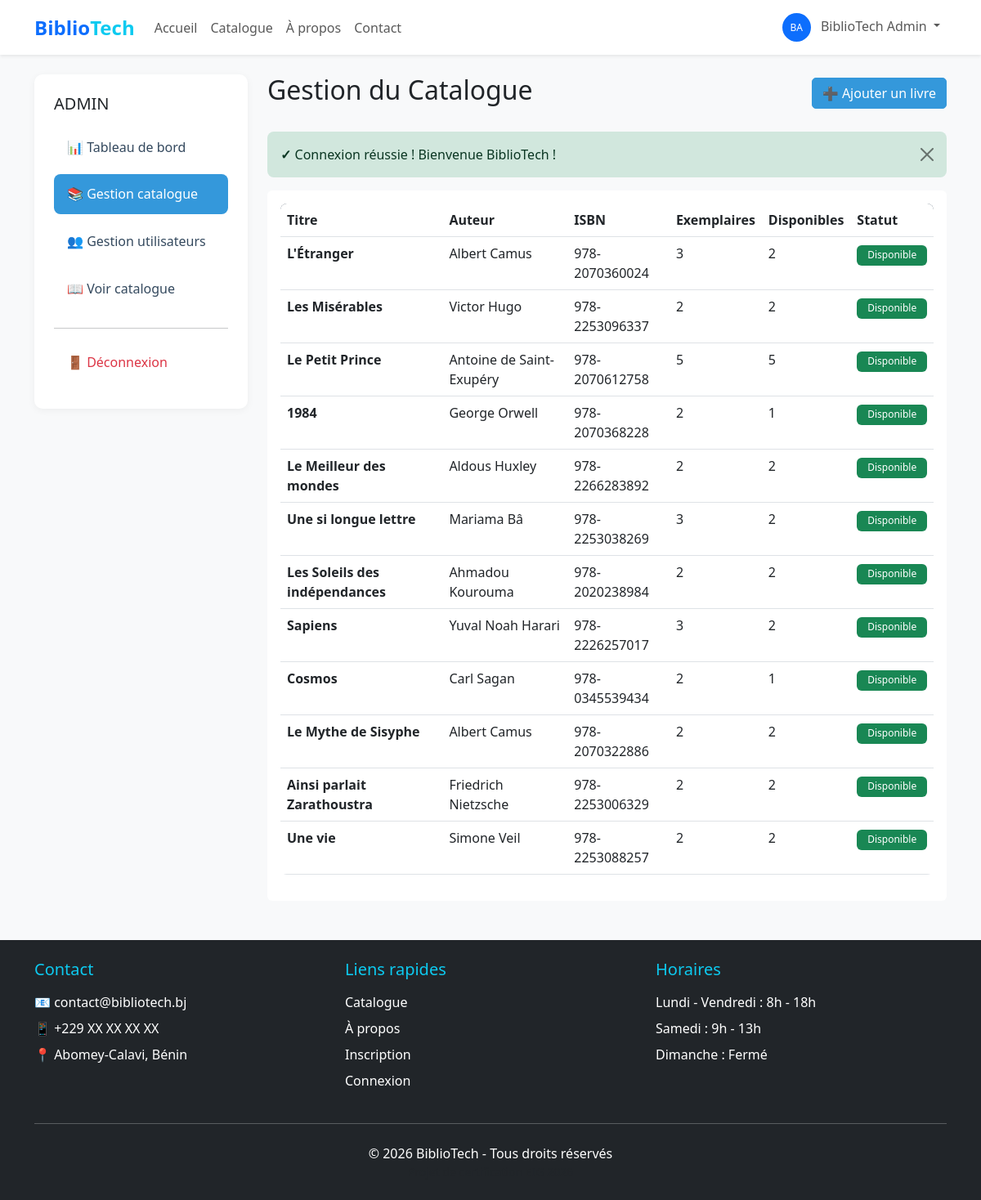
The app's page /frontend/admin/catalogue.php (signed in) with its own data.
### tables this page shows
CREATE TABLE livres (
    id INT PRIMARY KEY AUTO_INCREMENT,
    titre VARCHAR(255) NOT NULL,
    auteur VARCHAR(150) NOT NULL,
    isbn VARCHAR(20) UNIQUE,
    categorie_id INT NOT NULL,
    description TEXT,
    image_couverture VARCHAR(255),
    nombre_exemplaires INT DEFAULT 1,
    exemplaires_disponibles INT DEFAULT 1,
    date_ajout DATE DEFAULT (CURRENT_DATE),
    created_at TIMESTAMP DEFAULT CURRENT_TIMESTAMP,
    updated_at TIMESTAMP DEFAULT CURRENT_TIMESTAMP ON UPDATE CURRENT_TIMESTAMP,
    FOREIGN KEY (categorie_id) REFERENCES categories(id) ON DELETE RESTRICT,
    INDEX idx_titre (titre),
    INDEX idx_auteur (auteur),
    INDEX idx_isbn (isbn),
    INDEX idx_categorie (categorie_id)
);

### backend/models/Livre.php (called while the page is built, shortened)
<?php
class Livre {
    private $conn;
    private $table = 'livres';
    public function __construct($db) {
        $this->conn = $db;
    }
    public function getTous($filters = []) {
        $query = "SELECT
                    l.id, l.titre, l.auteur, l.isbn, l.description,
                    l.image_couverture, l.nombre_exemplaires, l.exemplaires_disponibles,
                    c.nom as categorie,
                    CASE
                        WHEN l.exemplaires_disponibles > 0 THEN 'Disponible'
                        ELSE 'Emprunté'
                    END AS statut
                  FROM " . $this->table . " l
                  LEFT JOIN categories c ON l.categorie_id = c.id
                  WHERE 1=1";
        $query .= " ORDER BY l.date_ajout DESC";
        $stmt = $this->conn->prepare($query);
        $stmt->execute();
        return $stmt->fetchAll(PDO::FETCH_ASSOC);
    }
}
?>

### frontend/admin/catalogue.php (the view, shortened to what this page needs)
<?php
require_once '../../backend/init.php';
require_once '../../backend/config/database.php';
require_once '../../backend/models/Livre.php';
$database = new Database();
$db = $database->getConnection();
$livre = new Livre($db);
$livres = $livre->getTous();
?>
<!DOCTYPE html>
<html lang="fr">
<head>
    <link href="https://cdn.jsdelivr.net/npm/bootstrap@5.3.0/dist/css/bootstrap.min.css" rel="stylesheet">
    <link rel="stylesheet" href="../assets/css/style.css">
</head>
<body class="bg-light">
    <?php include '../includes/header.php'; ?>
    <div class="container my-4">
        <div class="row">
            <div class="col-md-3">
                <div class="sidebar">
                    <h5 class="mb-3">ADMIN</h5>
                    <nav class="nav flex-column">
                        <a class="nav-link" href="dashboard.php">📊 Tableau de bord</a>
                        <a class="nav-link active" href="catalogue.php">📚 Gestion catalogue</a>
                        <a class="nav-link" href="utilisateurs.php">👥 Gestion utilisateurs</a>
                        <a class="nav-link" href="../catalogue.php">📖 Voir catalogue</a>
                        <hr>
                        <a class="nav-link text-danger" href="../deconnexion.php">🚪 Déconnexion</a>
                    </nav>
                </div>
            </div>
            <div class="col-md-9">
                <div class="d-flex justify-content-between align-items-center mb-4">
                    <h2>Gestion du Catalogue</h2>
                    <button class="btn btn-primary" data-bs-toggle="modal" data-bs-target="#ajouterLivreModal">
                        ➕ Ajouter un livre
                    </button>
                </div>
                <?php echo afficherMessage(); ?>
                <div class="card">
                    <div class="card-body">
                        <div class="table-responsive">
                            <table class="table">
                                <thead>
                                    <tr>
                                        <th>Titre</th>
                                        <th>Auteur</th>
                                        <th>ISBN</th>
                                        <th>Exemplaires</th>
                                        <th>Disponibles</th>
                                        <th>Statut</th>
                                    </tr>
                                </thead>
                                <tbody>
                                    <?php foreach ($livres as $livre_item): ?>
                                    <tr>
                                        <td><strong><?php echo htmlspecialchars($livre_item['titre']); ?></strong></td>
                                        <td><?php echo htmlspecialchars($livre_item['auteur']); ?></td>
                                        <td><?php echo htmlspecialchars($livre_item['isbn'] ?? 'N/A'); ?></td>
                                        <td><?php echo $livre_item['nombre_exemplaires']; ?></td>
                                        <td><?php echo $livre_item['exemplaires_disponibles']; ?></td>
                                        <td>
                                            <span class="badge bg-<?php echo $livre_item['exemplaires_disponibles'] > 0 ? 'success' : 'danger'; ?>">
                                                <?php echo $livre_item['statut']; ?>
                                            </span>
                                        </td>
                                    </tr>
                                    <?php endforeach; ?>
                                </tbody>
                            </table>
                        </div>
                    </div>
                </div>
            </div>
        </div>
    </div>
    <?php include '../includes/footer.php'; ?>
</body>
</html>

### frontend/assets/css/style.css (style rules this page uses)
:root { --primary: #2C3E50; --secondary: #3498DB; --accent: #E67E22; --success: #27AE60; --danger: #E74C3C; --warning: #F39C12; --info: #3498DB; --light: #ECF0F1; --dark: #34495E; }
body { font-family: 'Segoe UI', Tahoma, Geneva, Verdana, sans-serif; }
.card { transition: transform 0.3s, box-shadow 0.3s; border: none; }
.btn { border-radius: 5px; font-weight: 500; transition: all 0.3s; }
.btn-primary { background-color: var(--secondary); border-color: var(--secondary); }
.badge { padding: 0.4rem 0.8rem; font-weight: 500; }
.sidebar { background: white; border-radius: 10px; padding: 1.5rem; box-shadow: 0 2px 10px rgba(0,0,0,0.05); }
.sidebar .nav-link { color: var(--dark); border-radius: 8px; padding: 0.8rem 1rem; margin-bottom: 0.5rem; transition: all 0.3s; }
.sidebar .nav-link.active { background-color: var(--secondary); color: white; }
.table { border-radius: 8px; overflow: hidden; }
.table thead { background-color: var(--primary); color: white; }

### records on screen
livres: titre "L'Étranger", auteur "Albert Camus", isbn "978-2070360024", nombre_exemplaires "3", exemplaires_disponibles "2", statut "Disponible"
livres: titre "Les Misérables", auteur "Victor Hugo", isbn "978-2253096337", nombre_exemplaires "2", exemplaires_disponibles "2", statut "Disponible"
livres: titre "Le Petit Prince", auteur "Antoine de Saint-Exupéry", isbn "978-2070612758", nombre_exemplaires "5", exemplaires_disponibles "5", statut "Disponible"
livres: titre "1984", auteur "George Orwell", isbn "978-2070368228", nombre_exemplaires "2", exemplaires_disponibles "1", statut "Disponible"
livres: titre "Le Meilleur des mondes", auteur "Aldous Huxley", isbn "978-2266283892", nombre_exemplaires "2", exemplaires_disponibles "2", statut "Disponible"
livres: titre "Une si longue lettre", auteur "Mariama Bâ", isbn "978-2253038269", nombre_exemplaires "3", exemplaires_disponibles "2", statut "Disponible"
livres: titre "Les Soleils des indépendances", auteur "Ahmadou Kourouma", isbn "978-2020238984", nombre_exemplaires "2", exemplaires_disponibles "2", statut "Disponible"
livres: titre "Sapiens", auteur "Yuval Noah Harari", isbn "978-2226257017", nombre_exemplaires "3", exemplaires_disponibles "2", statut "Disponible"
livres: titre "Cosmos", auteur "Carl Sagan", isbn "978-0345539434", nombre_exemplaires "2", exemplaires_disponibles "1", statut "Disponible"
livres: titre "Le Mythe de Sisyphe", auteur "Albert Camus", isbn "978-2070322886", nombre_exemplaires "2", exemplaires_disponibles "2", statut "Disponible"
livres: titre "Ainsi parlait Zarathoustra", auteur "Friedrich Nietzsche", isbn "978-2253006329", nombre_exemplaires "2", exemplaires_disponibles "2", statut "Disponible"
livres: titre "Une vie", auteur "Simone Veil", isbn "978-2253088257", nombre_exemplaires "2", exemplaires_disponibles "2", statut "Disponible"

### other values on screen
substr($user['prenoms'], 0, 1) . substr($user['nom'], 0, 1) "BA"
$user['prenoms'] . ' ' . $user['nom'] "BiblioTech Admin"
$icon "✓"
$msg['message'] "Connexion réussie ! Bienvenue BiblioTech !"
